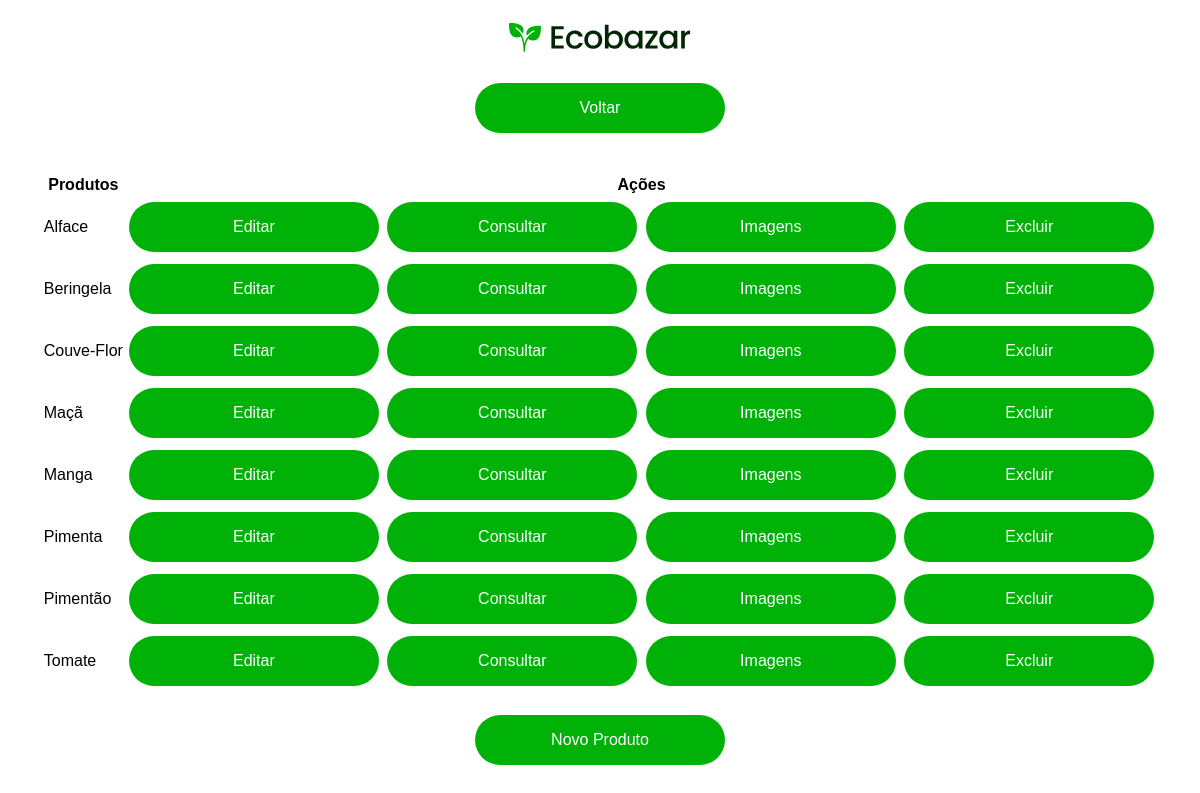
The app's page /adm/produtos/produto.php with its own data.
### tables this page shows
CREATE TABLE `produto` (
  `codigo_prod` varchar(10) NOT NULL,
  `nome_pro` varchar(50) DEFAULT NULL,
  `descricao` varchar(255) DEFAULT NULL,
  `valor_unitario` decimal(10,2) DEFAULT NULL,
  `quantidade` decimal(5,0) DEFAULT NULL,
  `peso` varchar(10) DEFAULT NULL,
  `dimensoes` varchar(15) DEFAULT NULL,
  `unidade_venda` varchar(3) DEFAULT NULL,
  `id_categoria` int(11) NOT NULL
);

### adm/produtos/produto.php (the view, shortened to what this page needs)
<?php
$bd = conectar();
$select = "SELECT * FROM produto order by nome_pro";
$response = $bd->query($select);
?>
<!DOCTYPE html>
<html lang="pt-br">
<head>
    <link rel="stylesheet" href="../../stylesheet/adm.css">
    <link rel="shortcut icon" href="../../stylesheet/assets/logo_planta.svg" type="image/x-icon">
</head>
<body>
    <header>
        <br>
        <div class="Header">
            <div class="Logo">
                <a href="../../index.php">
                    <img src="../../stylesheet/assets/logo.svg" alt="Ecobazar Logo">
                </a>
            </div>
        </div>
        <br>
    </header>
    <a href="../index.php"><button class="btn_voltar">Voltar</button></a>
    <br>
    <table>
        <thead>
            <tr>
                <th>Produtos</th>
                <br>
                <th>Ações</th>
            </tr>
        </thead>
        <tbody>
            <?php
            while ($produtos = $response->fetch()) {
                echo "<tr>";
                echo "<td>";
                echo $produtos["nome_pro"];
                echo "</td>";
                echo "<td>";
                echo " <a href='acoes/editar/editar.php?codigo_prod=" . $produtos['codigo_prod'] . "'><button>Editar</button></a>";
                echo " <a href='acoes/consultar/consultar.php?codigo_prod=" . $produtos['codigo_prod'] . "'><button>Consultar</button></a>";
                echo " <a href='acoes/imagens/imagens.php?codigo_prod=" . $produtos['codigo_prod'] . "'><button>Imagens</button></a>";
                echo " <a href='acoes/excluir/excluir.php?codigo_prod=" . $produtos['codigo_prod'] . "'><button>Excluir</button></a>";
                echo "</td>";
                echo "</tr>";
            }
            ?>
        </tbody>
    </table>
    <br>
    <a href="acoes/inserir/novo.php"><button>Novo Produto</button></a>
</body>
</html>

### stylesheet/adm.css (style rules this page uses)
body { font-family: Arial, sans-serif; margin: 0; padding: 0; background-color: #ffffff; display: flex; align-items: center; height: 100vh; flex-direction: column; }
button { background-color: #00b207; border: none; color: white; padding: 15px 32px; text-align: center; text-decoration: none; display: inline-block; font-size: 16px; margin: 4px 2px; cursor: pointer; border-radius: 100px; width: 250px; height: 50px; }

### records on screen
produto: nome_pro "Alface"
produto: nome_pro "Beringela"
produto: nome_pro "Couve-Flor"
produto: nome_pro "Maçã"
produto: nome_pro "Manga"
produto: nome_pro "Pimenta"
produto: nome_pro "Pimentão"
produto: nome_pro "Tomate"
